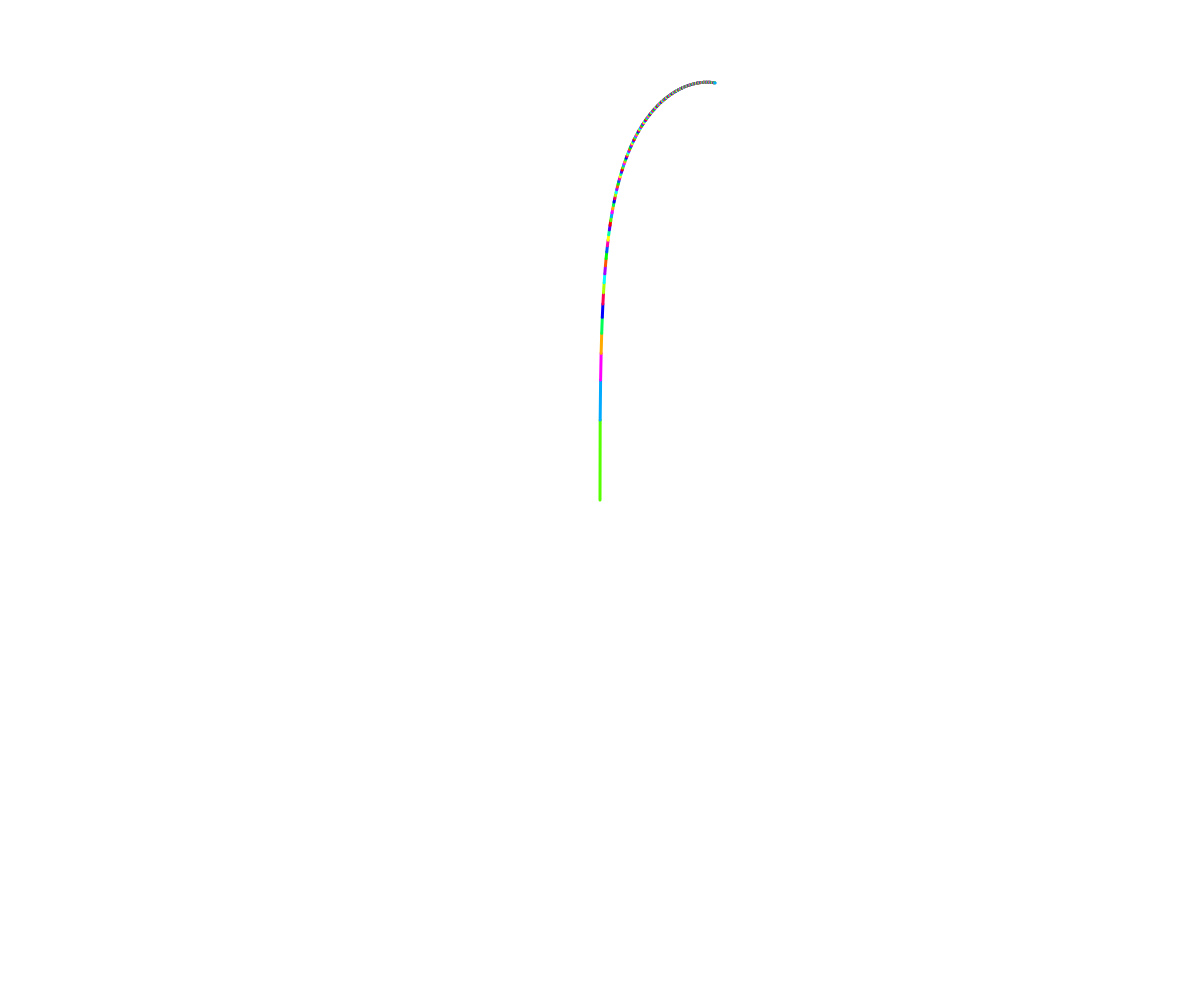
Frame 1 (no input)
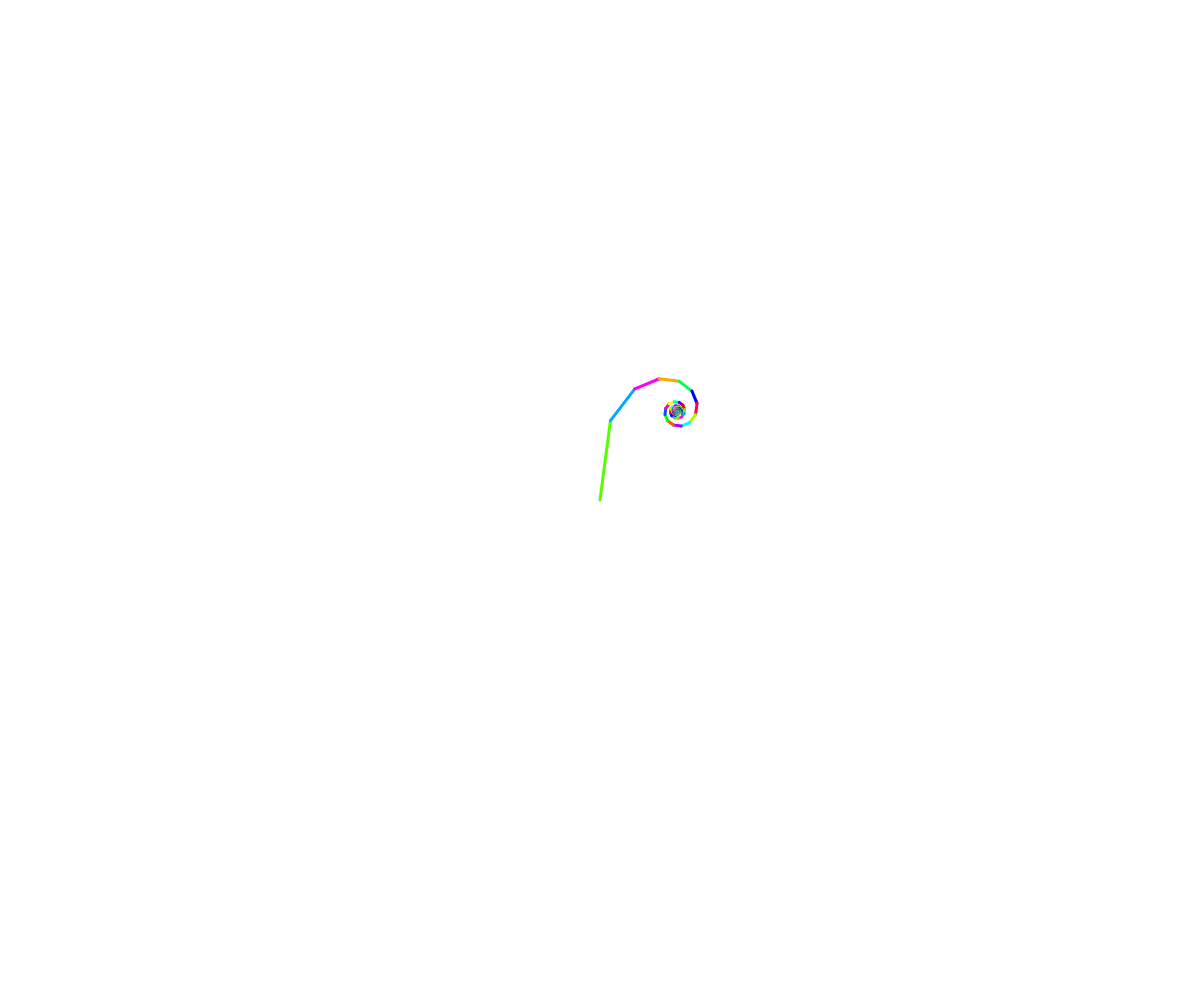
Frame 60 (no input)
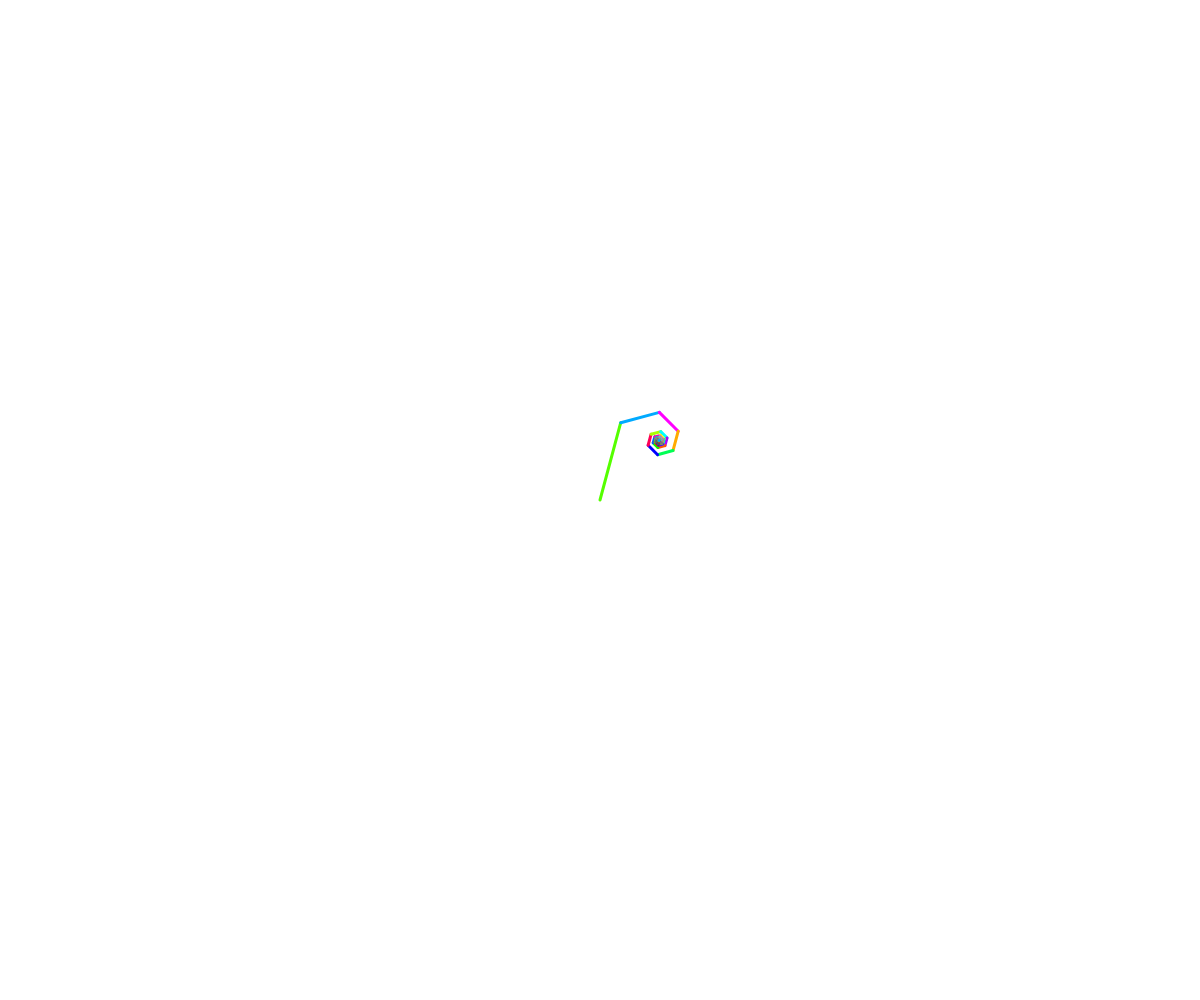
Frame 120 (the mouse pressed at the canvas centre since frame 60)

The p5.js sketch that drew these frames (run headless with seeded random() and noise() and a simulated clock; from frame 60 on, the mouse is pressed at the canvas centre):

// p5.js sketch
// ── sketch.js
class Vector {
  constructor(x, y) {
    this.x = x;
    this.y = y;
  }

  toString() {
    return `(${this.x}, ${this.y})`
  }
}
class Line {
  constructor(fixed, movable) {
    this.fixed = fixed;
    this.movable = movable;
  }

  translate(vector) {
    // vector is [x,y]
    this.fixed.x += vector.x
    this.fixed.y += vector.y
    this.movable.x += vector.x
    this.movable.y += vector.y
  }

  rotate(degrees) {
    // always rotate about fixed
    let radians = degrees / 180 * Math.PI;
    // translate fixed to origin
    let originX = this.movable.x - this.fixed.x; 
    let originY = this.movable.y - this.fixed.y;
    // rotate movable about origin
    let rotatedX = originX * Math.cos(radians) - originY * Math.sin(radians);
    let rotatedY = originX * Math.sin(radians) + originY * Math.cos(radians);
    // translate back to fixed
    this.movable.x = rotatedX + this.fixed.x;
    this.movable.y = rotatedY + this.fixed.y;
  }

  magnitude() {
    return Math.sqrt(Math.pow(this.movable.x - this.fixed.x, 2) + Math.pow(this.movable.y - this.fixed.y, 2));
  }

  toString() {
    return `Line ${this.fixed}->${this.movable}`
  }
}
class Segment {
  constructor(line, rotationSpeed) {
    this.line = line;
    this.rotationSpeed = rotationSpeed;
  }

  doRotate() {
    this.line.rotate(this.rotationSpeed * deltaTime);
  }

  toString() {
    return `Segment ${this.line} @ ${this.rotationSpeed}`
  }
}
class Segments {
  constructor(start) {
    this.segments = [];
    this.start = start;
  }

  addSegment(magnitude, rotationSpeed) {
    if (this.segments.length == 0) {
      // create a segment from start
      this.segments.push(new Segment(new Line(new Vector(this.start.x, this.start.y), new Vector(this.start.x, this.start.y - magnitude)), rotationSpeed));
    } else {
      // append this segment from the previous
      let previousSegment = this.segments[this.segments.length - 1];
      this.segments.push(new Segment(new Line(new Vector(previousSegment.line.movable.x, previousSegment.line.movable.y), new Vector(previousSegment.line.movable.x, previousSegment.line.movable.y - magnitude)), rotationSpeed));
    }
  }

  process() {
    for (let i = 0; i < this.segments.length; i++) {
      let segment = this.segments[i];
      if (i > 0) {
        let previous = this.segments[i-1];
        // if we have a previous, first translate to where the previous one ended
        segment.line.translate(new Vector(previous.line.movable.x - segment.line.fixed.x, previous.line.movable.y - segment.line.fixed.y));
      }
      segment.doRotate();
    }
  }

  draw() {
    for (let i = 0; i < this.segments.length; i++) {
      drawLine(this.segments[i].line, i);
    }
  }

  toString() {
    return `Segments ${this.segments}`
  }
}

function randomInt(min, max) {
  return Math.floor(Math.random() * (max - min)) + min;
}

function drawLine(lineToDraw, i) {
  strokeWeight(3);
  stroke((100 * (i + 1)) % 360, 100, 100);
  line(lineToDraw.fixed.x, lineToDraw.fixed.y, lineToDraw.movable.x, lineToDraw.movable.y);
}

let segments;

function setup() {
  createCanvas(windowWidth, windowHeight);
  colorMode(HSB);
  segments = new Segments(new Vector(windowWidth / 2, windowHeight / 2));
  for (let i = 0; i < 200; i++) {
    segments.addSegment(80 * (1/(i + 1)), (0.25+i) * 0.03);
  }
}

function draw() {
  clear();
  segments.process();
  segments.draw();
}
